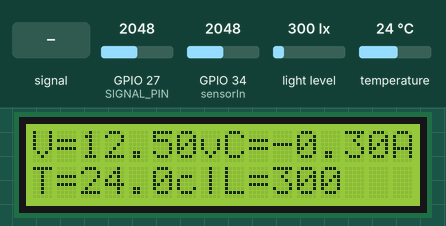
Bench run of a sketch on a simulated ESP32. Shown: 16×2 character LCD. Inputs (shaded band) come from the test bench; at power-on: light level 300 lx, temperature 24 °C, GPIO 27 (SIGNAL_PIN) = 2048, GPIO 34 (sensorIn) = 2048. What the sketch prints to the serial monitor is not drawn.

Above: at 6.9 s.
7.0 s: GPIO 27 (SIGNAL_PIN) fed a 1000 Hz sine of ±1023 counts around its level
At 11.4 s:
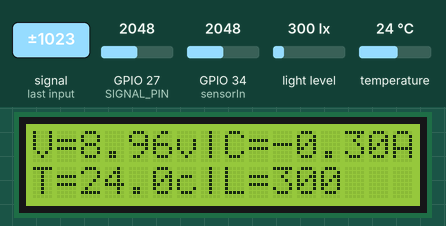
12.9 s: GPIO 34 (sensorIn) fed a 200 Hz sine of ±327 counts around its level
At 16.2 s:
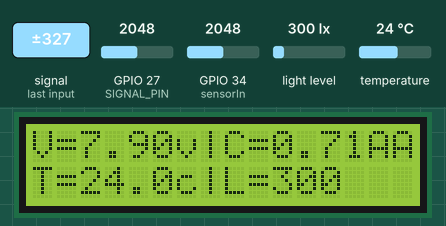
18.6 s: light level set to 40 lx
At 19.7 s:
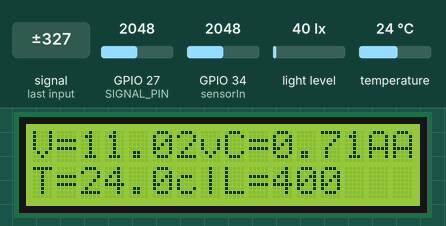
22.2 s: temperature set to 12 °C
At 23.2 s:
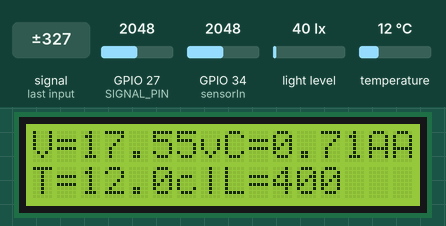
25.8 s: GPIO 27 (SIGNAL_PIN) set to 2866
At 29.1 s:
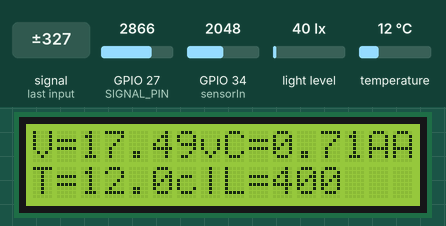
29.4 s: GPIO 34 (sensorIn) set to 2866
At 32.6 s:
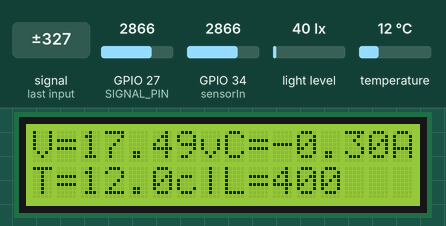
Timing chart, 0 to 34.0 s (numbered marks = the images above; inputs shaded):
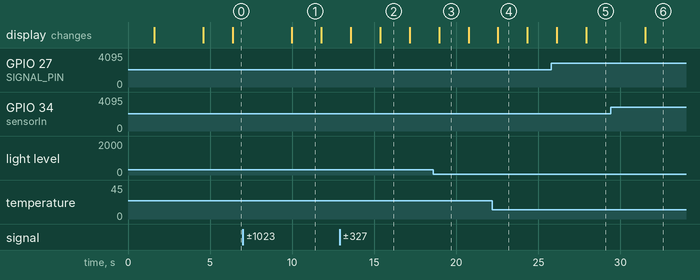

The sketch:

Solar_Power_Monering_system.ino
```cpp
/* IoT based Solar Power Monitoring System with ESP32 over cloud
  Author: https://www.circuitschools.com */

#include <Wire.h>
#include <OneWire.h>
#include <DallasTemperature.h>
#include <BH1750.h>
#include <LiquidCrystal_I2C.h>

// Define voltage sensor analog input
#define SIGNAL_PIN 27
float adc_voltage = 0.0;

float R1 = 30000.0;
float R2 = 7500.0;
float ref_voltage = 5;
float in_voltage = 0.0;
int adc_value = 0;

//ACS712
const int sensorIn = 34;      // pin where the OUT pin from sensor is connected on Arduino
int mVperAmp = 185;           // this the 5A version of the ACS712 -use 100 for 20A Module and 66 for 30A Module
int Watt = 0;
double Voltage = 0;
double VRMS = 0;
double AmpsRMS = 0;

//DS18B20
#define ONE_WIRE_BUS 15
OneWire oneWire(ONE_WIRE_BUS);
DallasTemperature sensors(&oneWire);

//BH1750
BH1750 lightMeter(0x23);

//LCD display
LiquidCrystal_I2C lcd (0x27, 16, 2);

void setup() {
  // Initialize serial and wait for port to open:
  Serial.begin(9600);
  // This delay gives the chance to wait for a Serial Monitor without blocking if none is found
  delay(1500);

  lcd. init ();
  lcd. backlight ();
  lcd. print ( "Solar monitor" );

  sensors.begin();//Dallas sensors
  Wire.begin(); //bh1750
  if (lightMeter.begin(BH1750::CONTINUOUS_HIGH_RES_MODE)) {
    Serial.println(F("BH1750 Advanced begin"));
  }
  else {
    Serial.println(F("Error initialising BH1750"));
  }

  delay(3000);
  lcd. clear();
}

void loop() {
  //voltage sensor
  adc_value = analogRead(SIGNAL_PIN);
  adc_voltage  = (adc_value * ref_voltage) / 4096.0;
  in_voltage = adc_voltage / (R2 / (R1 + R2)) ;
  Serial.print("Input Voltage = ");
  Serial.print(in_voltage, 2);
  Serial.print(" V |");

  //acs712
  Voltage = getVPP();
  VRMS = (Voltage / 2.0) * 0.707; //root 2 is 0.707
  AmpsRMS = ((VRMS * 1000) / mVperAmp) - 0.3;
  Serial.print("Current = ");
  Serial.print(AmpsRMS, 2);
  Serial.print(" A |");

  //temp
  sensors.requestTemperatures();
  float temp = sensors.getTempCByIndex(0);
  Serial.print("temperature = ");
  Serial.print(temp);
  Serial.print(" c |");

  //bh1750
  int lux = lightMeter.readLightLevel();
  Serial.print("light = ");
  Serial.print(lux);
  Serial.println(" lx");

  //print on lcd
  lcd.setCursor (0, 0);
  lcd.print("V=");
  lcd.print(in_voltage, 2);
  lcd.print("v|");

  lcd.setCursor (8, 0);
  lcd.print("C=");
  lcd.print(AmpsRMS, 2);
  lcd.print("A");

  lcd.setCursor (0, 1);
  lcd.print("T=");
  lcd.print(temp, 1);
  lcd.print("c|");

  lcd.setCursor (8, 1);
  lcd.print("L=");
  lcd.print(lux);
}

float getVPP()
{
  float result;
  int readValue;                // value read from the sensor
  int maxValue = 0;             // store max value here
  int minValue = 4096;          // store min value here ESP32 ADC resolution

  uint32_t start_time = millis();
  while ((millis() - start_time) < 1000) //sample for 1 Sec
  {
    readValue = analogRead(sensorIn);
    // see if you have a new maxValue
    if (readValue > maxValue)
    {
      /*record the maximum sensor value*/
      maxValue = readValue;
    }
    if (readValue < minValue)
    {
      /*record the minimum sensor value*/
      minValue = readValue;
    }
  }

  // Subtract min from max
  result = ((maxValue - minValue) * 3.3) / 4096.0; //ESP32 ADC resolution 4096

  return result;
}
```

Measured:
- after the input at 7.0 s, the display: changes after 3.0 s (image 1)
- after the input at 12.9 s, the display: first differs from a run without the input after 2.5 s (image 2)
- after the input at 18.6 s, the display: changes after 0.35 s (image 3)
- after the input at 29.4 s, the display: changes after 2.1 s (image 6)
- what the display in image 1 shows lasts 1.8 s, from 10.0 s to 11.8 s
